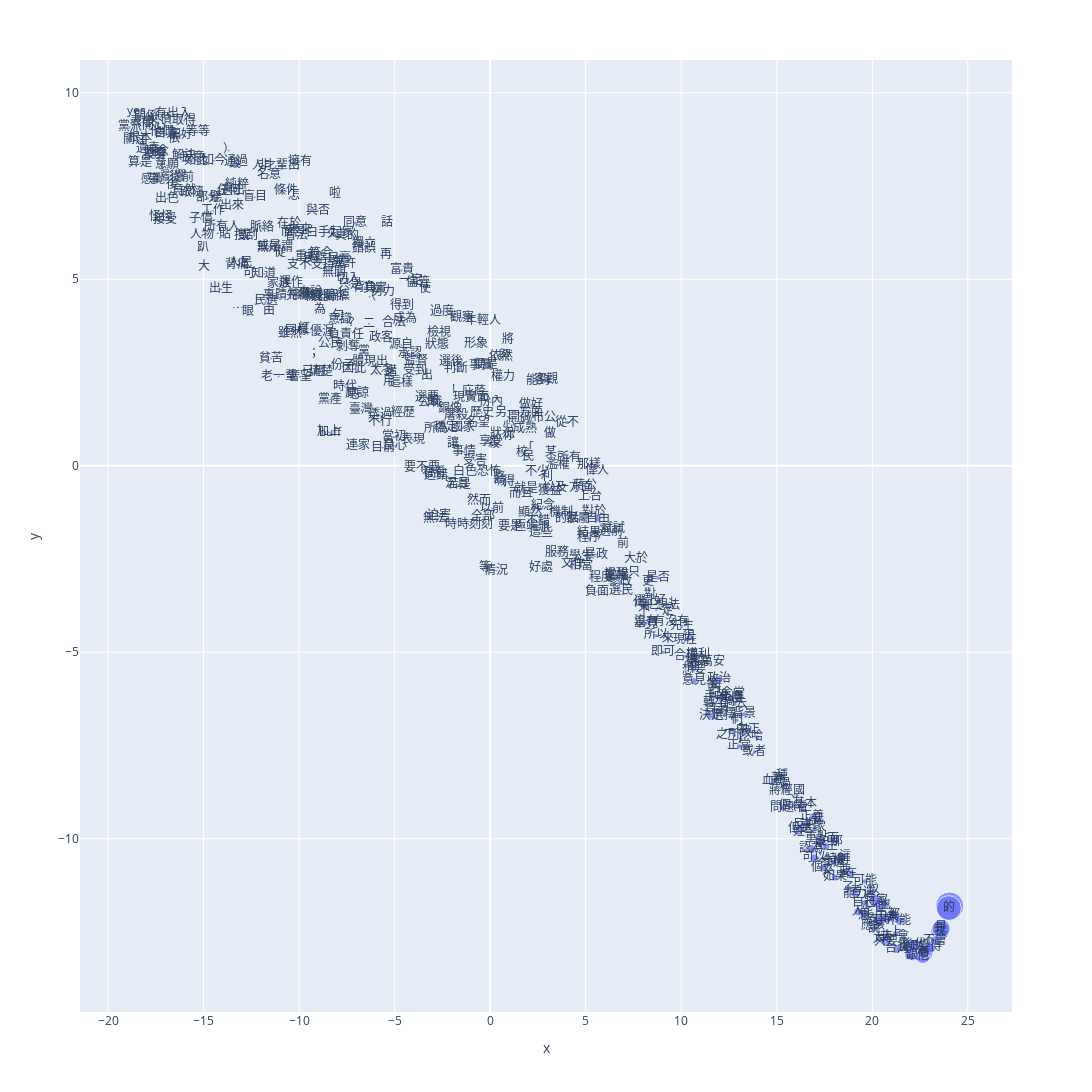

Notebook code cell kept with this figure:
### Markdown cell above
#### Plot the scatter plot

### Code cell
fig4 = px.scatter(plt_data, height = 1200, width = 2000,
                x = 'x', y = 'y', 
                text = 'Word', size = 'count' 
                )
fig4.show()

### Figure 1 — Plotly figure (JSON) as saved in the notebook; plotly's stock layout.template omitted (floating-point values rounded to 4 significant figures; data arrays with more than 128 entries replaced by an {"elided": "..."} marker saying what was removed)
{"data": [{"hovertemplate": "x=%{x}<br>y=%{y}<br>count=%{marker.size}<br>Word=%{text}<extra></extra>", "legendgroup": "", "marker": {"color": "#636efa", "size": {"elided": "395 int values"}, "sizemode": "area", "sizeref": 20, "symbol": "circle"}, "mode": "markers+text", "name": "", "orientation": "v", "showlegend": false, "text": {"elided": "395 str values"}, "type": "scatter", "x": {"elided": "395 float values"}, "xaxis": "x", "y": {"elided": "395 float values"}, "yaxis": "y"}], "layout": {"height": 1200, "legend": {"itemsizing": "constant", "tracegroupgap": 0}, "margin": {"t": 60}, "width": 2000, "xaxis": {"anchor": "y", "domain": [0, 1], "title": {"text": "x"}}, "yaxis": {"anchor": "x", "domain": [0, 1], "title": {"text": "y"}}}}
